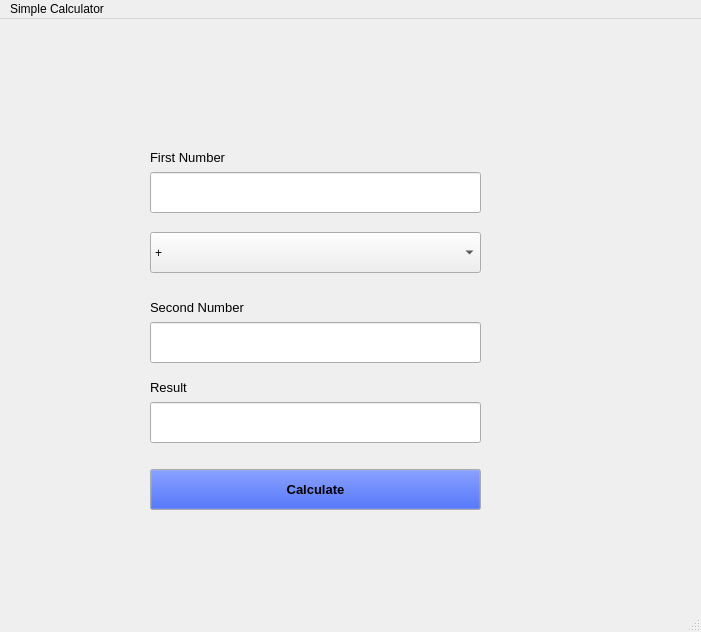
<?xml version="1.0" encoding="UTF-8"?>
<ui version="4.0">
 <class>MainWindow</class>
 <widget class="QMainWindow" name="MainWindow">
  <property name="geometry">
   <rect>
    <x>0</x>
    <y>0</y>
    <width>701</width>
    <height>632</height>
   </rect>
  </property>
  <property name="windowTitle">
   <string>MainWindow</string>
  </property>
  <widget class="QWidget" name="centralwidget">
   <widget class="QLineEdit" name="num1">
    <property name="geometry">
     <rect>
      <x>150</x>
      <y>153</y>
      <width>331</width>
      <height>41</height>
     </rect>
    </property>
   </widget>
   <widget class="QLabel" name="label">
    <property name="geometry">
     <rect>
      <x>150</x>
      <y>123</y>
      <width>231</width>
      <height>31</height>
     </rect>
    </property>
    <property name="font">
     <font>
      <pointsize>10</pointsize>
     </font>
    </property>
    <property name="text">
     <string>First Number</string>
    </property>
   </widget>
   <widget class="QComboBox" name="operators">
    <property name="geometry">
     <rect>
      <x>150</x>
      <y>213</y>
      <width>331</width>
      <height>41</height>
     </rect>
    </property>
    <item>
     <property name="text">
      <string>+</string>
     </property>
    </item>
    <item>
     <property name="text">
      <string>-</string>
     </property>
    </item>
    <item>
     <property name="text">
      <string>*</string>
     </property>
    </item>
    <item>
     <property name="text">
      <string>/</string>
     </property>
    </item>
    <item>
     <property name="text">
      <string>%</string>
     </property>
    </item>
   </widget>
   <widget class="QLabel" name="label_2">
    <property name="geometry">
     <rect>
      <x>150</x>
      <y>273</y>
      <width>231</width>
      <height>31</height>
     </rect>
    </property>
    <property name="font">
     <font>
      <pointsize>10</pointsize>
     </font>
    </property>
    <property name="text">
     <string>Second Number</string>
    </property>
   </widget>
   <widget class="QLineEdit" name="num2">
    <property name="geometry">
     <rect>
      <x>150</x>
      <y>303</y>
      <width>331</width>
      <height>41</height>
     </rect>
    </property>
   </widget>
   <widget class="QLineEdit" name="result">
    <property name="geometry">
     <rect>
      <x>150</x>
      <y>383</y>
      <width>331</width>
      <height>41</height>
     </rect>
    </property>
    <property name="text">
     <string/>
    </property>
    <property name="readOnly">
     <bool>true</bool>
    </property>
   </widget>
   <widget class="QLabel" name="label_3">
    <property name="geometry">
     <rect>
      <x>150</x>
      <y>353</y>
      <width>231</width>
      <height>31</height>
     </rect>
    </property>
    <property name="font">
     <font>
      <pointsize>10</pointsize>
     </font>
    </property>
    <property name="text">
     <string>Result</string>
    </property>
   </widget>
   <widget class="QPushButton" name="calculate_btn">
    <property name="geometry">
     <rect>
      <x>150</x>
      <y>450</y>
      <width>331</width>
      <height>41</height>
     </rect>
    </property>
    <property name="palette">
     <palette>
      <active>
       <colorrole role="WindowText">
        <brush brushstyle="SolidPattern">
         <color alpha="255">
          <red>255</red>
          <green>0</green>
          <blue>255</blue>
         </color>
        </brush>
       </colorrole>
       <colorrole role="Button">
        <brush brushstyle="SolidPattern">
         <color alpha="255">
          <red>1</red>
          <green>45</green>
          <blue>240</blue>
         </color>
        </brush>
       </colorrole>
       <colorrole role="Light">
        <brush brushstyle="SolidPattern">
         <color alpha="255">
          <red>48</red>
          <green>255</green>
          <blue>242</blue>
         </color>
        </brush>
       </colorrole>
       <colorrole role="Midlight">
        <brush brushstyle="SolidPattern">
         <color alpha="255">
          <red>10</red>
          <green>104</green>
          <blue>227</blue>
         </color>
        </brush>
       </colorrole>
       <colorrole role="Dark">
        <brush brushstyle="SolidPattern">
         <color alpha="255">
          <red>160</red>
          <green>10</green>
          <blue>57</blue>
         </color>
        </brush>
       </colorrole>
       <colorrole role="Mid">
        <brush brushstyle="SolidPattern">
         <color alpha="255">
          <red>160</red>
          <green>99</green>
          <blue>1</blue>
         </color>
        </brush>
       </colorrole>
       <colorrole role="Text">
        <brush brushstyle="SolidPattern">
         <color alpha="255">
          <red>34</red>
          <green>226</green>
          <blue>255</blue>
         </color>
        </brush>
       </colorrole>
       <colorrole role="ButtonText">
        <brush brushstyle="SolidPattern">
         <color alpha="255">
          <red>0</red>
          <green>0</green>
          <blue>0</blue>
         </color>
        </brush>
       </colorrole>
      </active>
      <inactive>
       <colorrole role="WindowText">
        <brush brushstyle="SolidPattern">
         <color alpha="255">
          <red>255</red>
          <green>0</green>
          <blue>255</blue>
         </color>
        </brush>
       </colorrole>
       <colorrole role="Button">
        <brush brushstyle="SolidPattern">
         <color alpha="255">
          <red>1</red>
          <green>45</green>
          <blue>240</blue>
         </color>
        </brush>
       </colorrole>
       <colorrole role="Light">
        <brush brushstyle="SolidPattern">
         <color alpha="255">
          <red>48</red>
          <green>255</green>
          <blue>242</blue>
         </color>
        </brush>
       </colorrole>
       <colorrole role="Midlight">
        <brush brushstyle="SolidPattern">
         <color alpha="255">
          <red>10</red>
          <green>104</green>
          <blue>227</blue>
         </color>
        </brush>
       </colorrole>
       <colorrole role="Dark">
        <brush brushstyle="SolidPattern">
         <color alpha="255">
          <red>160</red>
          <green>10</green>
          <blue>57</blue>
         </color>
        </brush>
       </colorrole>
       <colorrole role="Mid">
        <brush brushstyle="SolidPattern">
         <color alpha="255">
          <red>160</red>
          <green>99</green>
          <blue>1</blue>
         </color>
        </brush>
       </colorrole>
       <colorrole role="Text">
        <brush brushstyle="SolidPattern">
         <color alpha="255">
          <red>34</red>
          <green>226</green>
          <blue>255</blue>
         </color>
        </brush>
       </colorrole>
       <colorrole role="ButtonText">
        <brush brushstyle="SolidPattern">
         <color alpha="255">
          <red>0</red>
          <green>0</green>
          <blue>0</blue>
         </color>
        </brush>
       </colorrole>
      </inactive>
      <disabled>
       <colorrole role="WindowText">
        <brush brushstyle="SolidPattern">
         <color alpha="255">
          <red>160</red>
          <green>10</green>
          <blue>57</blue>
         </color>
        </brush>
       </colorrole>
       <colorrole role="Button">
        <brush brushstyle="SolidPattern">
         <color alpha="255">
          <red>1</red>
          <green>45</green>
          <blue>240</blue>
         </color>
        </brush>
       </colorrole>
       <colorrole role="Light">
        <brush brushstyle="SolidPattern">
         <color alpha="255">
          <red>48</red>
          <green>255</green>
          <blue>242</blue>
         </color>
        </brush>
       </colorrole>
       <colorrole role="Midlight">
        <brush brushstyle="SolidPattern">
         <color alpha="255">
          <red>10</red>
          <green>104</green>
          <blue>227</blue>
         </color>
        </brush>
       </colorrole>
       <colorrole role="Dark">
        <brush brushstyle="SolidPattern">
         <color alpha="255">
          <red>160</red>
          <green>10</green>
          <blue>57</blue>
         </color>
        </brush>
       </colorrole>
       <colorrole role="Mid">
        <brush brushstyle="SolidPattern">
         <color alpha="255">
          <red>160</red>
          <green>99</green>
          <blue>1</blue>
         </color>
        </brush>
       </colorrole>
       <colorrole role="Text">
        <brush brushstyle="SolidPattern">
         <color alpha="255">
          <red>160</red>
          <green>10</green>
          <blue>57</blue>
         </color>
        </brush>
       </colorrole>
       <colorrole role="ButtonText">
        <brush brushstyle="SolidPattern">
         <color alpha="255">
          <red>160</red>
          <green>10</green>
          <blue>57</blue>
         </color>
        </brush>
       </colorrole>
      </disabled>
     </palette>
    </property>
    <property name="font">
     <font>
      <pointsize>10</pointsize>
      <weight>75</weight>
      <bold>true</bold>
     </font>
    </property>
    <property name="text">
     <string>Calculate</string>
    </property>
   </widget>
   <widget class="QLabel" name="invalid_data">
    <property name="geometry">
     <rect>
      <x>150</x>
      <y>80</y>
      <width>331</width>
      <height>41</height>
     </rect>
    </property>
    <property name="font">
     <font>
      <pointsize>12</pointsize>
     </font>
    </property>
    <property name="text">
     <string/>
    </property>
    <property name="alignment">
     <set>Qt::AlignCenter</set>
    </property>
   </widget>
  </widget>
  <widget class="QMenuBar" name="menubar">
   <property name="geometry">
    <rect>
     <x>0</x>
     <y>0</y>
     <width>701</width>
     <height>26</height>
    </rect>
   </property>
   <widget class="QMenu" name="menuSimple_Calculator">
    <property name="title">
     <string>Simple Calculator</string>
    </property>
   </widget>
   <addaction name="menuSimple_Calculator"/>
  </widget>
  <widget class="QStatusBar" name="statusbar"/>
 </widget>
 <resources/>
 <connections/>
</ui>
